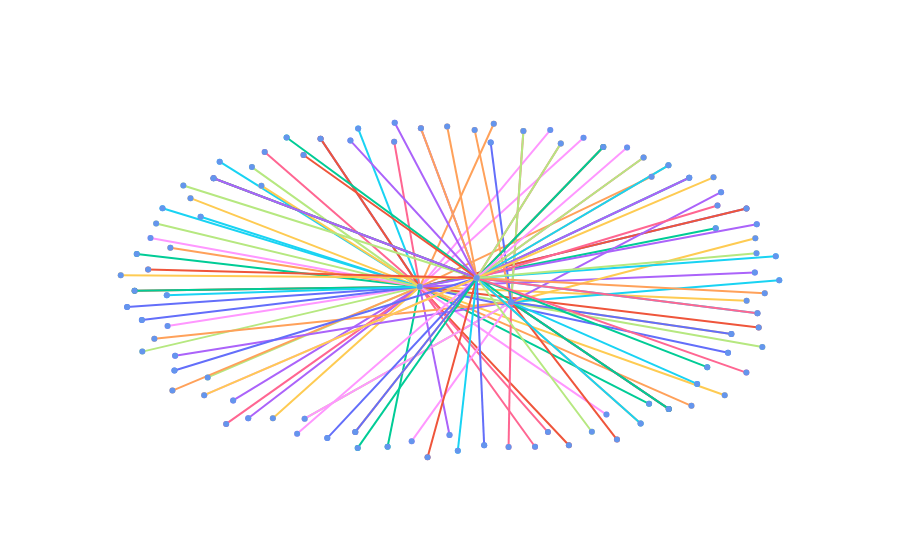

Notebook code for this chart:
### Code cell
layout = go.Layout(
    paper_bgcolor='rgba(0,0,0,0)',
    plot_bgcolor='rgba(0,0,0,0)'
)


fig = go.Figure(layout = layout)

for trace in edge_trace:
    fig.add_trace(trace)

fig.add_trace(node_trace)

fig.update_layout(showlegend = False)

fig.update_xaxes(showticklabels = False)

fig.update_yaxes(showticklabels = False)

fig.show()

### Figure 1 — Plotly figure (JSON) as saved in the notebook; plotly's stock layout.template omitted (floating-point values rounded to 4 significant figures)
{"data": [{"type": "scatter", "x": [-0.09806, 0.8874, null], "y": [0.007174, 0.4683, null]}, {"type": "scatter", "x": [-0.09806, 0.8874, null], "y": [0.007174, 0.4683, null]}, {"type": "scatter", "x": [-0.09806, -0.9517, null], "y": [0.007174, 0.2007, null]}, {"type": "scatter", "x": [-0.09806, -0.6155, null], "y": [0.007174, -0.7663, null]}, {"type": "scatter", "x": [-0.09806, -0.8503, null], "y": [0.007174, 0.2374, null]}, {"type": "scatter", "x": [-0.09806, -0.2839, null], "y": [0.007174, 0.9383, null]}, {"type": "scatter", "x": [-0.09806, -0.682, null], "y": [0.007174, -0.7992, null]}, {"type": "scatter", "x": [-0.09806, -0.7377, null], "y": [0.007174, -0.5255, null]}, {"type": "scatter", "x": [-0.09806, 0.3959, null], "y": [0.007174, 0.8842, null]}, {"type": "scatter", "x": [-0.09806, 0.8879, null], "y": [0.007174, -0.07532, null]}, {"type": "scatter", "x": [-0.09806, -0.9808, null], "y": [0.007174, -0.1108, null]}, {"type": "scatter", "x": [-0.09806, 0.3518, null], "y": [0.007174, -0.9251, null]}, {"type": "scatter", "x": [-0.09806, 0.7946, null], "y": [0.007174, 0.3517, null]}, {"type": "scatter", "x": [-0.09806, -0.008305, null], "y": [0.007174, -0.8642, null]}, {"type": "scatter", "x": [-0.09806, 0.6011, null], "y": [0.007174, 0.6557, null]}, {"type": "scatter", "x": [-0.09806, -0.874, null], "y": [0.007174, 0.4698, null]}, {"type": "scatter", "x": [-0.09806, -0.5658, null], "y": [0.007174, 0.8007, null]}, {"type": "scatter", "x": [-0.09806, 0.9352, null], "y": [0.007174, -0.3462, null]}, {"type": "scatter", "x": [-0.09806, -0.8587, null], "y": [0.007174, -0.2227, null]}, {"type": "scatter", "x": [-0.09806, 0.8218, null], "y": [0.007174, -0.6307, null]}, {"type": "scatter", "x": [-0.09806, -0.3973, null], "y": [0.007174, 0.8792, null]}, {"type": "scatter", "x": [-0.09806, -0.3973, null], "y": [0.007174, 0.8792, null]}, {"type": "scatter", "x": [-0.09806, -0.1951, null], "y": [0.007174, -0.9338, null]}, {"type": "scatter", "x": [-0.09806, -0.6609, null], "y": [0.007174, -0.6608, null]}, {"type": "scatter", "x": [-0.09806, -0.8441, null], "y": [0.007174, -0.6034, null]}, {"type": "scatter", "x": [-0.09806, -0.7016, null], "y": [0.007174, 0.7434, null]}, {"type": "scatter", "x": [-0.09806, 0.2497, null], "y": [0.007174, -0.9335, null]}, {"type": "scatter", "x": [-0.09806, -0.935, null], "y": [0.007174, -0.3738, null]}, {"type": "scatter", "x": [-0.09806, 0.2956, null], "y": [0.007174, 0.9298, null]}, {"type": "scatter", "x": [-0.09806, -0.7897, null], "y": [0.007174, 0.5291, null]}, {"type": "scatter", "x": [-0.09806, 0.8318, null], "y": [0.007174, -0.3806, null]}, {"type": "scatter", "x": [-0.09806, 0.9243, null], "y": [0.007174, -0.2315, null]}, {"type": "scatter", "x": [-0.09806, 0.5937, null], "y": [0.007174, -0.6808, null]}, {"type": "scatter", "x": [-0.09806, 0.9184, null], "y": [0.007174, 0.3759, null]}, {"type": "scatter", "x": [-0.09806, 0.7214, null], "y": [0.007174, -0.693, null]}, {"type": "scatter", "x": [-0.09806, -0.759, null], "y": [0.007174, 0.4192, null]}, {"type": "scatter", "x": [-0.09806, -0.1752, null], "y": [0.007174, 0.8609, null]}, {"type": "scatter", "x": [-0.09806, -0.6043, null], "y": [0.007174, 0.7119, null]}, {"type": "scatter", "x": [-0.09806, -0.9102, null], "y": [0.007174, 0.2943, null]}, {"type": "scatter", "x": [-0.09806, -0.5757, null], "y": [0.007174, 0.6027, null]}, {"type": "scatter", "x": [-0.09806, -0.9363, null], "y": [0.007174, -0.1879, null]}, {"type": "scatter", "x": [-0.09806, -0.9582, null], "y": [0.007174, -0.01527, null]}, {"type": "scatter", "x": [-0.09806, -0.9582, null], "y": [0.007174, -0.01527, null]}, {"type": "scatter", "x": [-0.09806, 0.9126, null], "y": [0.007174, 0.09184, null]}, {"type": "scatter", "x": [-0.09806, 0.1252, null], "y": [0.007174, 0.967, null]}, {"type": "scatter", "x": [-0.09806, -0.8611, null], "y": [0.007174, -0.04199, null]}, {"type": "scatter", "x": [-0.09806, 0.2885, null], "y": [0.007174, -0.8475, null]}, {"type": "scatter", "x": [-0.09806, -0.8932, null], "y": [0.007174, 0.3803, null]}, {"type": "scatter", "x": [-0.09806, 0.4651, null], "y": [0.007174, -0.7445, null]}, {"type": "scatter", "x": [-0.09806, -0.5412, null], "y": [0.007174, -0.7665, null]}, {"type": "scatter", "x": [0.1775, 0.6529, null], "y": [-0.08238, -0.7108, null]}, {"type": "scatter", "x": [0.1775, 0.6529, null], "y": [-0.08238, -0.7108, null]}, {"type": "scatter", "x": [0.1775, 0.6529, null], "y": [-0.08238, -0.7108, null]}, {"type": "scatter", "x": [0.1775, -0.836, null], "y": [-0.08238, -0.3986, null]}, {"type": "scatter", "x": [0.1775, 0.06748, null], "y": [-0.08238, 0.9306, null]}, {"type": "scatter", "x": [0.1775, 0.9863, null], "y": [-0.08238, 0.04564, null]}, {"type": "scatter", "x": [0.1775, 0.2146, null], "y": [-0.08238, 0.9235, null]}, {"type": "scatter", "x": [0.1775, 0.2146, null], "y": [-0.08238, 0.9235, null]}, {"type": "scatter", "x": [0.1775, -0.1224, null], "y": [-0.08238, -0.9008, null]}, {"type": "scatter", "x": [0.1775, 0.9141, null], "y": [-0.08238, 0.2934, null]}, {"type": "scatter", "x": [0.1775, 0.1159, null], "y": [-0.08238, 0.8562, null]}, {"type": "scatter", "x": [0.1775, 0.4968, null], "y": [-0.08238, -0.8917, null]}, {"type": "scatter", "x": [0.1775, -0.4996, null], "y": [-0.08238, 0.8861, null]}, {"type": "scatter", "x": [0.1775, 0.8107, null], "y": [-0.08238, 0.5643, null]}, {"type": "scatter", "x": [0.1775, -0.8986, null], "y": [-0.08238, -0.2981, null]}, {"type": "scatter", "x": [0.1775, 0.7387, null], "y": [-0.08238, -0.5639, null]}, {"type": "scatter", "x": [0.1775, 0.1698, null], "y": [-0.08238, -0.9346, null]}, {"type": "scatter", "x": [0.1775, -0.4452, null], "y": [-0.08238, -0.7683, null]}, {"type": "scatter", "x": [0.1775, -0.4452, null], "y": [-0.08238, -0.7683, null]}, {"type": "scatter", "x": [0.1775, 0.8419, null], "y": [-0.08238, -0.2702, null]}, {"type": "scatter", "x": [0.1775, 0.8419, null], "y": [-0.08238, -0.2702, null]}, {"type": "scatter", "x": [0.07379, 0.4555, null], "y": [0.05928, 0.8297, null]}, {"type": "scatter", "x": [0.07379, 0.4555, null], "y": [0.05928, 0.8297, null]}, {"type": "scatter", "x": [0.07379, -0.3073, null], "y": [0.05928, 0.8679, null]}, {"type": "scatter", "x": [0.07379, 0.5682, null], "y": [0.05928, -0.7962, null]}, {"type": "scatter", "x": [0.07379, 0.5682, null], "y": [0.05928, -0.7962, null]}, {"type": "scatter", "x": [0.07379, 0.3273, null], "y": [0.05928, 0.8508, null]}, {"type": "scatter", "x": [0.07379, 0.3273, null], "y": [0.05928, 0.8508, null]}, {"type": "scatter", "x": [0.07379, -0.2925, null], "y": [0.05928, -0.8467, null]}, {"type": "scatter", "x": [0.07379, -0.2925, null], "y": [0.05928, -0.8467, null]}, {"type": "scatter", "x": [0.07379, -0.2925, null], "y": [0.05928, -0.8467, null]}, {"type": "scatter", "x": [0.07379, -0.07452, null], "y": [0.05928, -0.9954, null]}, {"type": "scatter", "x": [0.07379, 0.7147, null], "y": [0.05928, 0.649, null]}, {"type": "scatter", "x": [0.07379, 0.7147, null], "y": [0.05928, 0.649, null]}, {"type": "scatter", "x": [0.07379, -0.01537, null], "y": [0.05928, 0.9508, null]}, {"type": "scatter", "x": [0.07379, 0.9205, null], "y": [0.05928, -0.1488, null]}, {"type": "scatter", "x": [0.07379, 0.9205, null], "y": [0.05928, -0.1488, null]}, {"type": "scatter", "x": [0.07379, -0.8112, null], "y": [0.05928, 0.6035, null]}, {"type": "scatter", "x": [0.07379, -0.468, null], "y": [0.05928, -0.8578, null]}, {"type": "scatter", "x": [0.07379, -1, null], "y": [0.05928, 0.07607, null]}, {"type": "scatter", "x": [0.07379, -0.8381, null], "y": [0.05928, -0.485, null]}, {"type": "scatter", "x": [0.07379, -0.72, null], "y": [0.05928, 0.6458, null]}, {"type": "scatter", "x": [0.07379, -0.72, null], "y": [0.05928, 0.6458, null]}, {"type": "scatter", "x": [0.07379, -0.72, null], "y": [0.05928, 0.6458, null]}, {"type": "scatter", "x": [0.07379, 0.652, null], "y": [0.05928, 0.7222, null]}, {"type": "scatter", "x": [0.07379, 0.652, null], "y": [0.05928, 0.7222, null]}, {"type": "scatter", "x": [0.07379, 0.5771, null], "y": [0.05928, 0.7685, null]}, {"type": "scatter", "x": [0.07379, 0.5771, null], "y": [0.05928, 0.7685, null]}, {"type": "scatter", "x": [0.07379, -0.7483, null], "y": [0.05928, -0.6303, null]}, {"type": "scatter", "x": [0.07379, -0.7483, null], "y": [0.05928, -0.6303, null]}, {"type": "scatter", "x": [0.07379, 0.09629, null], "y": [0.05928, -0.9254, null]}, {"type": "scatter", "x": [0.07379, -0.9173, null], "y": [0.05928, 0.1087, null]}, {"type": "scatter", "x": [0.07379, 0.769, null], "y": [0.05928, -0.4655, null]}, {"type": "scatter", "x": [0.07379, -0.0946, null], "y": [0.05928, 0.9399, null]}, {"type": "scatter", "x": [0.07379, -0.0946, null], "y": [0.05928, 0.9399, null]}, {"type": "scatter", "x": [0.07379, 0.01674, null], "y": [0.05928, -0.9567, null]}, {"type": "scatter", "x": [0.07379, 0.8, null], "y": [0.05928, 0.486, null]}, {"type": "scatter", "x": [0.07379, 0.4211, null], "y": [0.05928, -0.8453, null]}, {"type": "scatter", "x": [0.07379, 0.5273, null], "y": [0.05928, 0.8271, null]}, {"type": "scatter", "x": [0.07379, 0.788, null], "y": [0.05928, 0.6516, null]}, {"type": "scatter", "x": [0.07379, -0.377, null], "y": [0.05928, -0.8826, null]}, {"type": "scatter", "x": [0.07379, -0.4487, null], "y": [0.05928, 0.7832, null]}, {"type": "scatter", "x": [0.07379, -0.2853, null], "y": [0.05928, -0.9404, null]}, {"type": "scatter", "x": [0.07379, -0.1736, null], "y": [0.05928, 0.9727, null]}, {"type": "scatter", "x": [0.07379, 0.9424, null], "y": [0.05928, -0.03054, null]}, {"type": "scatter", "x": [0.07379, 0.9757, null], "y": [0.05928, 0.1867, null]}, {"type": "scatter", "x": [0.07379, 0.887, null], "y": [0.05928, -0.4972, null]}, {"type": "scatter", "x": [0.07379, 0.9176, null], "y": [0.05928, 0.2054, null]}, {"hoverinfo": "text", "marker": {"color": ["cornflowerblue", "cornflowerblue", "cornflowerblue", "cornflowerblue", "cornflowerblue", "cornflowerblue", "cornflowerblue", "cornflowerblue", "cornflowerblue", "cornflowerblue", "cornflowerblue", "cornflowerblue", "cornflowerblue", "cornflowerblue", "cornflowerblue", "cornflowerblue", "cornflowerblue", "cornflowerblue", "cornflowerblue", "cornflowerblue", "cornflowerblue", "cornflowerblue", "cornflowerblue", "cornflowerblue", "cornflowerblue", "cornflowerblue", "cornflowerblue", "cornflowerblue", "cornflowerblue", "cornflowerblue", "cornflowerblue", "cornflowerblue", "cornflowerblue", "cornflowerblue", "cornflowerblue", "cornflowerblue", "cornflowerblue", "cornflowerblue", "cornflowerblue", "cornflowerblue", "cornflowerblue", "cornflowerblue", "cornflowerblue", "cornflowerblue", "cornflowerblue", "cornflowerblue", "cornflowerblue", "cornflowerblue", "cornflowerblue", "cornflowerblue", "cornflowerblue", "cornflowerblue", "cornflowerblue", "cornflowerblue", "cornflowerblue", "cornflowerblue", "cornflowerblue", "cornflowerblue", "cornflowerblue", "cornflowerblue", "cornflowerblue", "cornflowerblue", "cornflowerblue", "cornflowerblue", "cornflowerblue", "cornflowerblue", "cornflowerblue", "cornflowerblue", "cornflowerblue", "cornflowerblue", "cornflowerblue", "cornflowerblue", "cornflowerblue", "cornflowerblue", "cornflowerblue", "cornflowerblue", "cornflowerblue", "cornflowerblue", "cornflowerblue", "cornflowerblue", "cornflowerblue", "cornflowerblue", "cornflowerblue", "cornflowerblue", "cornflowerblue", "cornflowerblue", "cornflowerblue", "cornflowerblue", "cornflowerblue", "cornflowerblue", "cornflowerblue", "cornflowerblue", "cornflowerblue", "cornflowerblue", "cornflowerblue", "cornflowerblue", "cornflowerblue", "cornflowerblue", "cornflowerblue", "cornflowerblue"]}, "mode": "markers", "text": ["<b>MiracleFood</b>", "<b>SupernaturalAid</b>", "<b>FunctionalMagic</b>", "<b>AppliedPhlebotinum</b>", "<b>DeepSouth</b>", "<b>ImpossiblyDeliciousFood</b>", "<b>TastesLikeChicken</b>", "<b>ItTastesLikeFeet</b>", "<b>OlderThanFeudalism</b>", "<b>ImmortalityInducer</b>", "<b>Immortality</b>", "<b>NighInvulnerability</b>", "<b>StandardFantasySetting</b>", "<b>ScienceFiction</b>", "<b>FoodPills</b>", "<b>FutureFoodIsArtificial</b>", "<b>BlackBox</b>", "<b>Dystopia</b>", "<b>Subversion</b>", "<b>PoweredByAForsakenChild</b>", "<b>HumanResources</b>", "<b>FantasticFruitsAndVegetables</b>", "<b>MatterReplicator</b>", "<b>PowerUpFood</b>", "<b>HealingHerb</b>", "<b>BigEater</b>", "<b>ExplosiveBreeder</b>", "<b>ItWasHisSled</b>", "<b>TheMagicGoesAway</b>", "<b>AlchemyIsMagic</b>", "<b>Magitek</b>", "<b>EasyLogistics</b>", "<b>MessianicArchetype</b>", "<b>SatanicArchetype</b>", "<b>EpiphanyTherapy</b>", "<b>SplitPersonalityMerge</b>", "<b>WindsOfDestinyChange</b>", "<b>PhysicalGod</b>", "<b>OurGeniesAreDifferent</b>", "<b>EmotionalPowers</b>", "<b>MadeASlave</b>", "<b>TheSampo</b>", "<b>SeriousBusiness</b>", "<b>SpellConstruction</b>", "<b>ThePowerOfCreation</b>", "<b>NoOntologicalInertia</b>", "<b>Mana</b>", "<b>TropeNamer</b>", "<b>SuspiciouslyIdleOfficers</b>", "<b>DirtyCop</b>", "<b>TheMafia</b>", "<b>CorruptCorporateExecutive</b>", "<b>ConMan</b>", "<b>BigBad</b>", "<b>ReverseMole</b>", "<b>BeneathSuspicion</b>", "<b>AIs</b>", "<b>DirtyBusiness</b>", "<b>MythArc</b>", "<b>TheMafiya</b>", "<b>DragonWithAnAgenda</b>", "<b>ZanyScheme</b>", "<b>MacGuffin</b>", "<b>PlayedWith</b>", "<b>VictimOfTheWeek</b>", "<b>LevelInBossClothing</b>", "<b>BossBattle</b>", "<b>HoldTheLine</b>", "<b>BattleshipRaid</b>", "<b>ColossusClimb</b>", "<b>FlunkyBoss</b>", "<b>AdvancingBossOfDoom</b>", "<b>GetBackHereBoss</b>", "<b>BossInMookClothing</b>", "<b>BossOnlyLevel</b>", "<b>CollisionDamage</b>", "<b>BonusDungeon</b>", "<b>DamageSpongeBoss</b>", "<b>OneHitKill</b>", "<b>FinalBoss</b>", "<b>PinballZone</b>", "<b>HumongousMecha</b>", "<b>TookALevelInBadass</b>", "<b>BFG</b>", "<b>BossRush</b>", "<b>VideoGameSetpiece</b>", "<b>FanNickname</b>", "<b>SinisterSubway</b>", "<b>CorridorCubbyholeRun</b>", "<b>TennisBoss</b>", "<b>ContractualBossImmunity</b>", "<b>ExactlyWhatItSaysOnTheTin</b>", "<b>DeathRay</b>", "<b>NotUsingTheZWord</b>", "<b>Mook</b>", "<b>StealthBasedMission</b>", "<b>EscortMission</b>", "<b>AttackOfTheFiftyFootWhatever</b>", "<b>StationaryBoss</b>", "<b>HarpingOnAboutHarpies</b>"], "textfont": {"size": 10}, "textposition": "top center", "type": "scatter", "x": [-0.09806, 0.8874, -0.9517, -0.6155, -0.8503, -0.2839, -0.682, -0.7377, 0.3959, 0.8879, -0.9808, 0.3518, 0.7946, -0.008305, 0.6011, -0.874, -0.5658, 0.9352, -0.8587, 0.8218, -0.3973, -0.1951, -0.6609, -0.8441, -0.7016, 0.2497, -0.935, 0.2956, -0.7897, 0.8318, 0.9243, 0.5937, 0.9184, 0.7214, -0.759, -0.1752, -0.6043, -0.9102, -0.5757, -0.9363, -0.9582, 0.9126, 0.1252, -0.8611, 0.2885, -0.8932, 0.4651, -0.5412, 0.1775, 0.6529, -0.836, 0.06748, 0.9863, 0.2146, -0.1224, 0.9141, 0.1159, 0.4968, -0.4996, 0.8107, -0.8986, 0.7387, 0.1698, -0.4452, 0.8419, 0.07379, 0.4555, -0.3073, 0.5682, 0.3273, -0.2925, -0.07452, 0.7147, -0.01537, 0.9205, -0.8112, -0.468, -1, -0.8381, -0.72, 0.652, 0.5771, -0.7483, 0.09629, -0.9173, 0.769, -0.0946, 0.01674, 0.8, 0.4211, 0.5273, 0.788, -0.377, -0.4487, -0.2853, -0.1736, 0.9424, 0.9757, 0.887, 0.9176], "y": [0.007174, 0.4683, 0.2007, -0.7663, 0.2374, 0.9383, -0.7992, -0.5255, 0.8842, -0.07532, -0.1108, -0.9251, 0.3517, -0.8642, 0.6557, 0.4698, 0.8007, -0.3462, -0.2227, -0.6307, 0.8792, -0.9338, -0.6608, -0.6034, 0.7434, -0.9335, -0.3738, 0.9298, 0.5291, -0.3806, -0.2315, -0.6808, 0.3759, -0.693, 0.4192, 0.8609, 0.7119, 0.2943, 0.6027, -0.1879, -0.01527, 0.09184, 0.967, -0.04199, -0.8475, 0.3803, -0.7445, -0.7665, -0.08238, -0.7108, -0.3986, 0.9306, 0.04564, 0.9235, -0.9008, 0.2934, 0.8562, -0.8917, 0.8861, 0.5643, -0.2981, -0.5639, -0.9346, -0.7683, -0.2702, 0.05928, 0.8297, 0.8679, -0.7962, 0.8508, -0.8467, -0.9954, 0.649, 0.9508, -0.1488, 0.6035, -0.8578, 0.07607, -0.485, 0.6458, 0.7222, 0.7685, -0.6303, -0.9254, 0.1087, -0.4655, 0.9399, -0.9567, 0.486, -0.8453, 0.8271, 0.6516, -0.8826, 0.7832, -0.9404, 0.9727, -0.03054, 0.1867, -0.4972, 0.2054]}], "layout": {"paper_bgcolor": "rgba(0,0,0,0)", "plot_bgcolor": "rgba(0,0,0,0)", "showlegend": false, "xaxis": {"showticklabels": false}, "yaxis": {"showticklabels": false}}}
